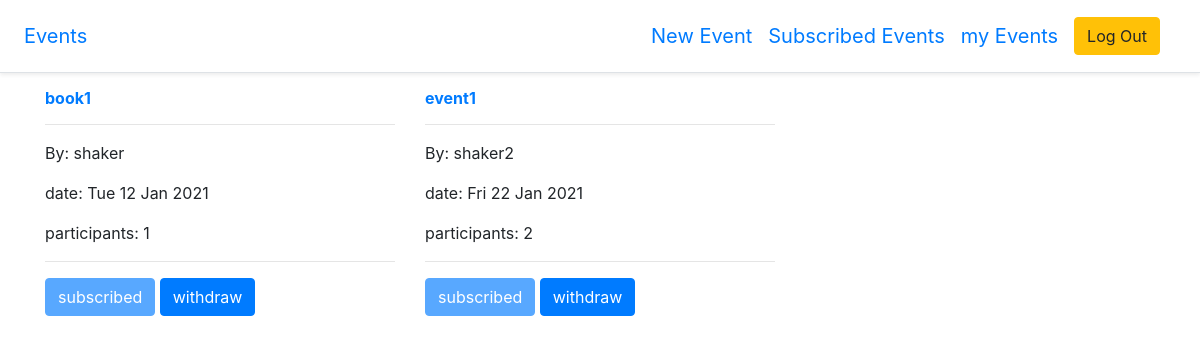
The page /users/subscribed_events/ (signed in) on the database its author committed.
### events/models.py (models this page shows, shortened)
class Event(models.Model):
    title = models.CharField(max_length=100)
    description = models.TextField()
    date = models.DateTimeField()
    owner = models.ForeignKey(
        CustomUser, on_delete=models.SET_NULL, null=True, related_name="events_owner"
    )
    participant = models.ManyToManyField(
        CustomUser, related_name="events", blank=True)
    @property
    def praticipents_numbers(self):
        return self.participant.count
    class Meta:
        ordering = ("date",)
        indexes = [
            models.Index(fields=["id"], name="id_index"),
        ]

### users/models.py (models this page shows)
class CustomUser(AbstractUser):
    pass

### users/views.py (the view)
class ListSubscribedEvents(LoginRequiredMixin, ListView):
    context_object_name = "subscribed_events"
    template_name = "events/subscribed_events_list.html"
    paginate_by = 6
    def get_queryset(self):
        return self.request.user.events.all()

### templates/events/subscribed_events_list.html (shortened to what this page needs)
{% extends 'base.html' %}
{% load static %}
{% block content %}
<div class="row">
  {% for event in subscribed_events%}
  <div class="col-lg-4">
    <div
      class="box-element event"
      data-event="{{event.id}}"
      data-user="{{request.user.id}}"
    >
      <h6>
        <a href="{%url 'event_detail' event.id%}"><strong>{{event.title}}</strong> </a>
      </h6>
      <hr />
      <p>By: {{event.owner}}</p>
      <p>date: {{event.date |date:"D d M Y" }}</p>
      <p>
        participants: <span class="num">{{event.praticipents_numbers}}</span>
      </p>
      <hr />
      <button class="btn btn-primary" disabled>subscribed</button>
      <button class="btn btn-primary withdraw_btn">withdraw</button>
    </div>
  </div>
  {% endfor %}
</div>
{% endblock content %}

### rows shown on the page
Event: title "book1", owner "shaker", date "Tue 12 Jan 2021", praticipents_numbers "1"
Event: title "event1", owner "shaker2", date "Fri 22 Jan 2021", praticipents_numbers "2"
